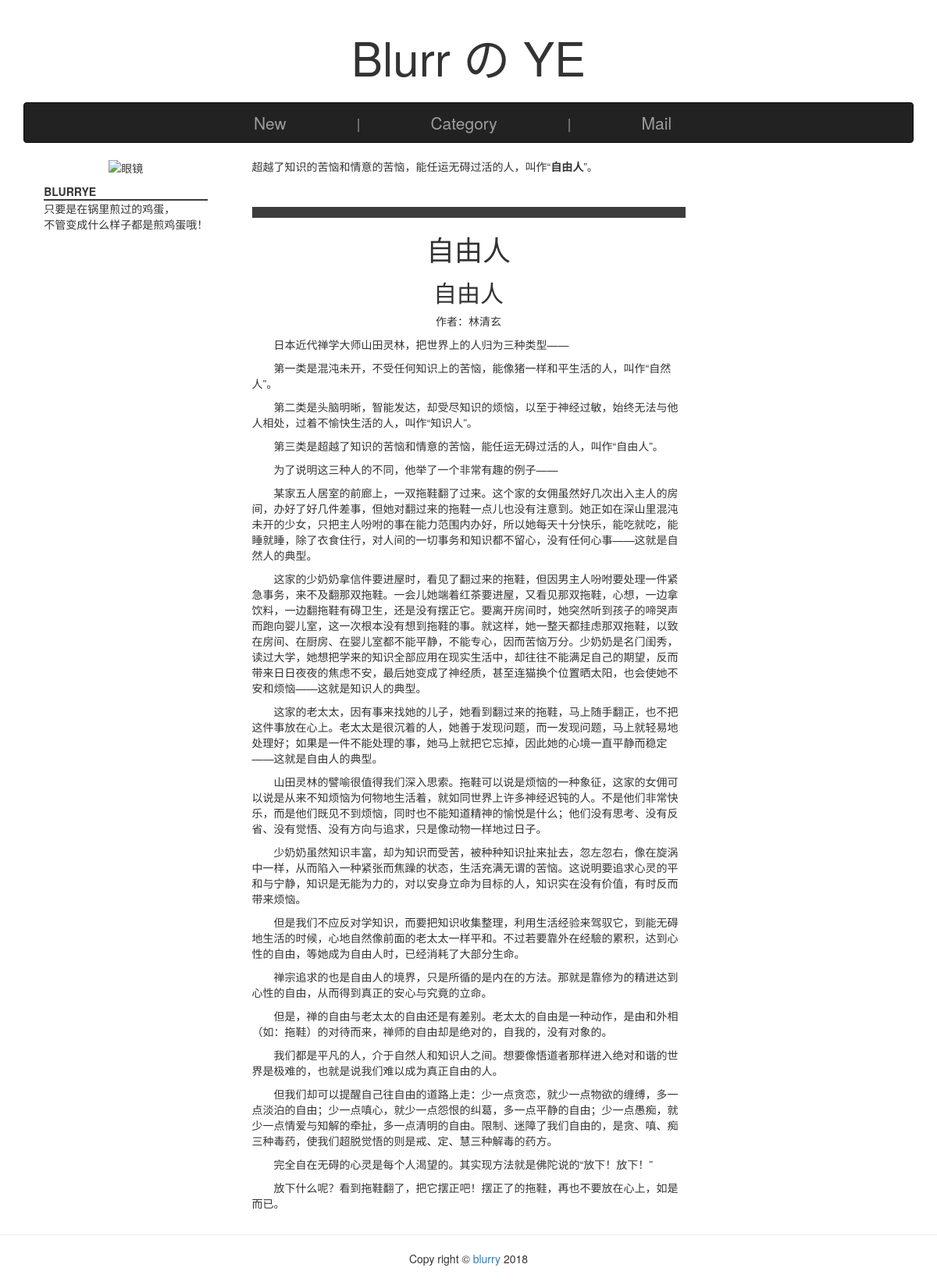
The app's page /TAKI/, older data.
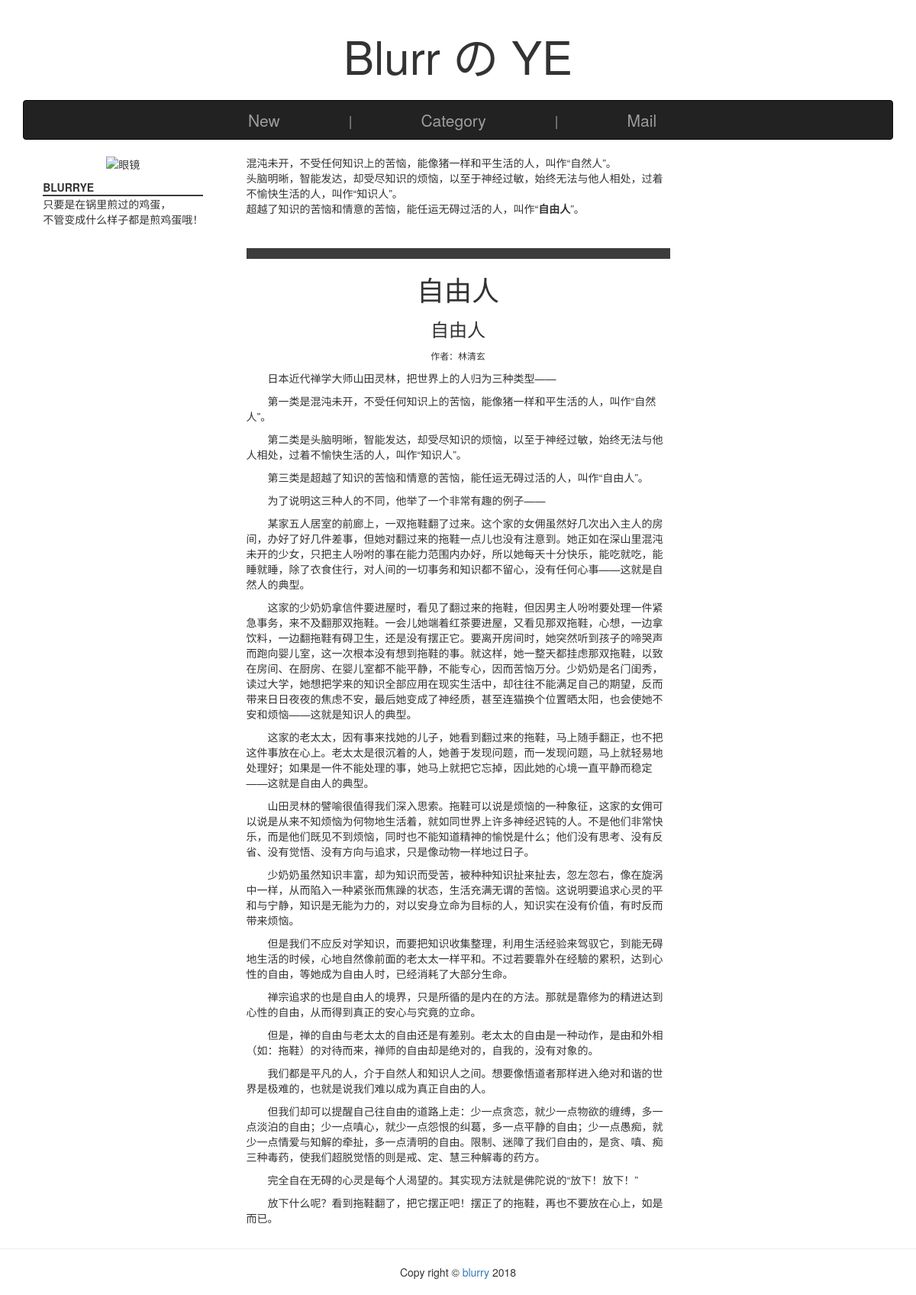
The same page, newer data.
### blog/models.py (models this page shows, shortened)
class Post(models.Model):
    title = models.CharField(max_length=100)
    body = RichTextField()
    created_time = models.DateTimeField(auto_now_add=True)
    modified_time = models.DateTimeField(auto_now=True)
    excerpt = RichTextField()
    category = models.ForeignKey(Category, on_delete=models.DO_NOTHING)
    tags = models.ManyToManyField(Tag, blank=True)
    author = models.ForeignKey(User)
    authorship = models.CharField(max_length=20, blank=True)
    class Meta:
        verbose_name = '文章'
        verbose_name_plural = verbose_name
        ordering = ['-created_time']

### blog/views.py (the view)
# urls.py: url(r'^TAKI/$', views.taki, name='taki'),
def taki(request):
    post = get_object_or_404(Post, pk=1)
    return render(request, 'blog/TAKI.html', locals())

### templates/blog/TAKI.html (shortened to what this page needs)
{% extends 'blog/base.html' %}
{% block body %}
    <div class="container">
        <div class="row">
            <div class="col-md-12">
                <div id="blurry" class="text-center">
                    Blurr の YE
                </div>
            </div>
        </div>
        <div class="row">
            <div class="col-md-12">
                <nav id="navbar" class="navbar navbar-inverse" role="navigation">
                    <div class="container-fluid">
                        <div class="navbar-header">
                            <a class="navbar-brand" href="#">New</a>
                        </div>
                        <div class="navbar-header">
                            <span class="navbar-brand">&nbsp;&nbsp;|&nbsp;&nbsp;</span>
                        </div>
                        <div class="navbar-header">
                            <a class="navbar-brand" href="#">Category</a>
                        </div>
                        <div class="navbar-header">
                            <span class="navbar-brand">&nbsp;&nbsp;|&nbsp;&nbsp;</span>
                        </div>
                        <div class="navbar-header">
                            <a class="navbar-brand" href="#">Mail</a>
                        </div>
                    </div>
                </nav>
            </div>
        </div>
        <div class="row">
            <div class="col-md-3">
                <div class="text-center">
                    <img src="https://timgsa.baidu.com/timg?image&quality=80&size=b9999_10000&sec=1521810423278&di=aacc257f72a0f4f762ba04bb4dd0cbe2&imgtype=0&src=http%3A%2F%2Fp4.gexing.com%2FG1%2FM00%2F9D%2FBA%2FrBACE1J94jrDGTMTAABS_00Yi-E359.jpg"
                         alt="眼镜">
                </div>
                <div id="left-content">
                    <div id="nickname">
                        <strong>BLURRYE</strong>
                    </div>
                    <div id="desc">
                        只要是在锅里煎过的鸡蛋，
                        <br/>
                        不管变成什么样子都是煎鸡蛋哦！
                    </div>
                </div>
            </div>
            <div class="col-md-6">
                <div id="post-excerpt">
                    {{ post.excerpt|safe }}
                </div>
                <div id="post-body">
                    <div class="text-center">
                        <h1>{{ post.title }}</h1>
                    </div>
                    {{ post.body|safe }}
                </div>
            </div>
            <div class="col-md-3">
            </div>
        </div>
    </div>
{% endblock %}

Row changes from the older to the newer data that the page shows:
changed Post "自由人": excerpt "超越了知识的苦恼和情意的苦恼，能任运无碍过活的人，叫作“ 自由人 ”。" → "混沌未开，不受任何知识上的苦恼，能像猪一样和平生活的人，叫作“自然人”。 头脑明晰，智能发达，却受尽知识的烦恼，以至于神经过敏，始终无法与他人相处，过着不愉快生活的人，叫作“知识人”。 超越了知识的苦恼和情意的苦恼，能任运无碍过活的人，叫作“ 自由人 ”。"
